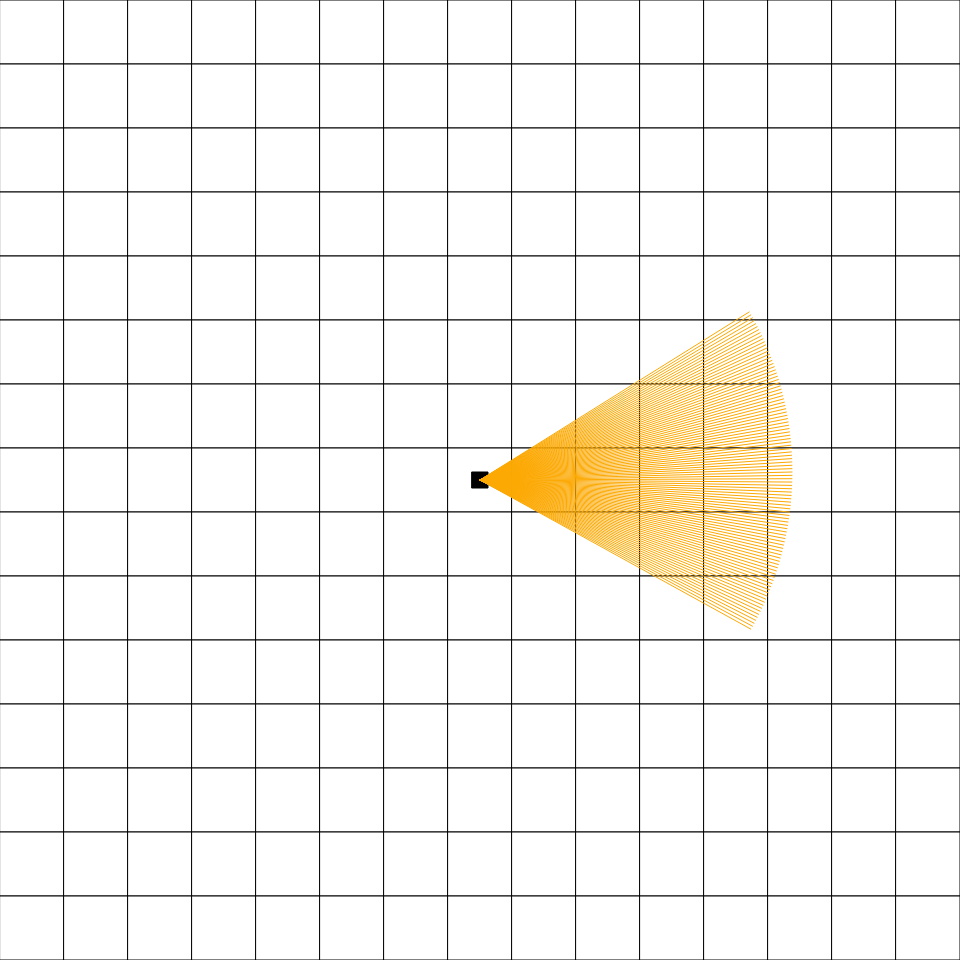
Frame 1 (no input)
Frame 60 (no input): identical to frame 1, image omitted
Frame 120 (the mouse pressed at the canvas centre since frame 60): identical to frame 1, image omitted

The p5.js sketch that drew this single still picture (run headless with seeded random() and noise() and a simulated clock; from frame 60 on, the mouse is pressed at the canvas centre):

// p5.js sketch
// ── sketch.js
//send out lines which will collide with the walls
//have collisions color the walls
//have a fov value to be able to change to increase range of the cone

let screen_width = 960;
let screen_height = 960;
let box_size = 64;
let player_size = box_size/4;
let amount_of_blocks = screen_width/box_size;
let dude;

let playerAngle;
const numRays = 100;
const rayLength = box_size * 5;

function drawRay(x1, y1, x2, y2)
{
	stroke('#fca903');
	line(x1, y1, x2, y2);
	stroke('#000000');
}

function setup() {
	createCanvas(screen_width, screen_height);
	playerAngle = 60.0; 
	dude = new Player(screen_width/2 - player_size/2, screen_height/2 - player_size/2);
}

function draw()
{
	background('#FFFFFF');
	fill('#FFFFFF');
	for (let y = 0; y < amount_of_blocks; y++)
		for (let x = 0; x < amount_of_blocks; x++)
			rect(x * box_size, y * box_size, box_size);
	dude.display();
	dude.move();
	dude.castRays(playerAngle, numRays, rayLength);
}

// ── cool.html
<!DOCTYPE html>
<html>
	<head>
		<script src="https://cdn.jsdelivr.net/npm/p5@1.7.0/lib/p5.js"></script>
		<script src="sketch.js"></script>
		<script src="player.js"></script>
	</head>
	<body>
	</body>
</html>
<!-- open from chrome file:///Users/kkroon/randomtesting/2DCastP5js/cool.html -->

// ── player.js

class Player
{
	constructor(x, y)
	{
		this.x = x;
		this.y = y;
		this.size = player_size;
		this.speed = 4;
	}

	move()
	{
		if (keyIsDown('W'.charCodeAt(0)))
			this.y -= this.speed;
		if (keyIsDown('A'.charCodeAt(0)))
			this.x -= this.speed;
		if (keyIsDown('S'.charCodeAt(0)))
			this.y += this.speed;
		if (keyIsDown('D'.charCodeAt(0)))
			this.x += this.speed;
		if (keyIsDown(LEFT_ARROW))
			playerAngle -= 3.25;
		if (keyIsDown(RIGHT_ARROW))
			playerAngle += 3.25;
	}

	display()
	{
		fill('#000000');
		rect(this.x, this.y, this.size);
	}

	castRays(playerAngle, numRays, rayLength)
	{
		// 360.0
		const angleIncrement =  60.0 / numRays;
		for (let rayIndex = 0; rayIndex < numRays; rayIndex++)
		{
			const rayDirection = (playerAngle % 360) - 90.0 + rayIndex * angleIncrement;
			const radianAngle = radians(rayDirection);
			const endX = this.x + rayLength * cos(radianAngle);
			const endY = this.y + rayLength * sin(radianAngle);
			drawRay(this.x + this.size/2, this.y + this.size/2, endX, endY);
		}
	}
}
